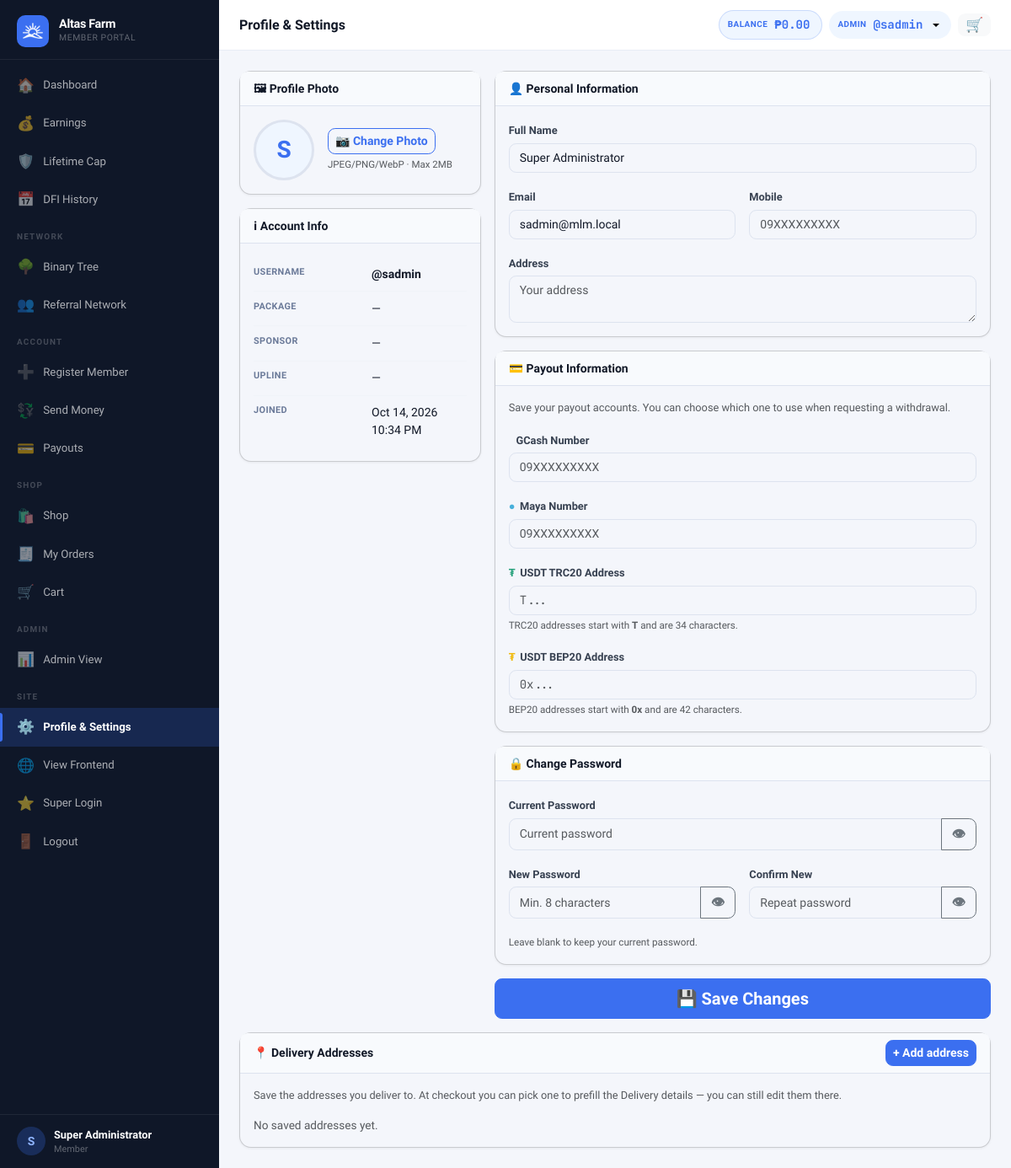
The page /?page=profile (signed in) on the database its author committed.
### tables this page shows
CREATE TABLE settings (
  key_name   VARCHAR(80) NOT NULL PRIMARY KEY,
  value      TEXT        NOT NULL,
  updated_at TIMESTAMP DEFAULT CURRENT_TIMESTAMP ON UPDATE CURRENT_TIMESTAMP
);

CREATE TABLE users (
  id                INT UNSIGNED AUTO_INCREMENT PRIMARY KEY,
  username          VARCHAR(40)  NOT NULL UNIQUE,
  password_hash     VARCHAR(255) NOT NULL,
  role              ENUM('member','admin','superadmin') NOT NULL DEFAULT 'member',
  package_id        INT UNSIGNED NULL,
  reg_code_id           INT UNSIGNED NULL,
  reg_payment_method    ENUM('code','ewallet','pending') NOT NULL DEFAULT 'code',
  reg_paid_by           INT UNSIGNED NULL,

   
  sponsor_id        INT UNSIGNED NULL,
  binary_parent_id  INT UNSIGNED NULL,
  binary_position   ENUM('left','right') NULL,

   
  left_count        INT UNSIGNED NOT NULL DEFAULT 0,
  left_count_paid   INT UNSIGNED NOT NULL DEFAULT 0,
  right_count       INT UNSIGNED NOT NULL DEFAULT 0,
  right_count_paid  INT UNSIGNED NOT NULL DEFAULT 0,
  pairs_paid        INT UNSIGNED NOT NULL DEFAULT 0,
  pairs_flushed     INT UNSIGNED NOT NULL DEFAULT 0,
  pairs_paid_today  INT UNSIGNED NOT NULL DEFAULT 0,   

   
  lifetime_earned       DECIMAL(14,2) NOT NULL DEFAULT 0.00,
  cap_status            ENUM('active','capped','perminact') NOT NULL DEFAULT 'active',
  capping_bypass        TINYINT(1)   NOT NULL DEFAULT 0,
  daily_cap_bypass      TINYINT(1)   NOT NULL DEFAULT 0,
  capped_at             TIMESTAMP NULL,
  last_reactivation_at  TIMESTAMP NULL,
  dfi_days_used         INT UNSIGNED NOT NULL DEFAULT 0,
  dfi_active            TINYINT(1)   NOT NULL DEFAULT 1,
  cd_active             TINYINT(1)   NOT NULL DEFAULT 0,
  ewallet_sent_today      DECIMAL(12,2) NOT NULL DEFAULT 0.00,
  ewallet_sent_this_week  DECIMAL(12,2) NOT NULL DEFAULT 0.00,

   
  full_name         VARCHAR(120) NULL,
  email             VARCHAR(120) NULL,
  mobile            VARCHAR(20)  NULL,
  gcash_number      VARCHAR(20)  NULL,
  maya_number       VARCHAR(20)  NULL,
  usdt_trc20_address VARCHAR(100) NULL,
  usdt_bep20_address VARCHAR(100) NULL,
  address           TEXT         NULL,
  photo             VARCHAR(200) NULL,

  ewallet_balance       DECIMAL(14,2) NOT NULL DEFAULT 0.00,
  withdrawable_balance  DECIMAL(14,2) NOT NULL DEFAULT 0.00,
  status                ENUM('active','suspended','pending','deactivated') NOT NULL DEFAULT 'active',
  joined_at         TIMESTAMP DEFAULT CURRENT_TIMESTAMP,
  last_login        TIMESTAMP NULL,

  FOREIGN KEY (sponsor_id)       REFERENCES users(id) ON DELETE SET NULL,
  FOREIGN KEY (binary_parent_id) REFERENCES users(id) ON DELETE SET NULL,
  FOREIGN KEY (package_id)       REFERENCES packages(id) ON DELETE SET NULL
);

### views/member/profile.php (the view, shortened to what the rows shown need)
<?php require 'views/partials/head.php'; ?>
<?php require 'views/partials/sidebar_member.php'; ?>
<div class="main-content">
  <?php require 'views/partials/topbar.php'; ?>
  <div class="page-content">
    <form method="POST" action="<?= link_to('save_profile') ?>" enctype="multipart/form-data">
      <div class="row g-3">
        <div class="col-12 col-lg-4 d-flex flex-column gap-3">
          <div class="card">
            <div class="card-body d-flex align-items-center gap-3 flex-wrap">
              <div id="avatarWrap" style="width:72px;height:72px;border-radius:50%;overflow:hidden;background:var(--primary-light);display:flex;align-items:center;justify-content:center;font-size:1.75rem;font-weight:700;color:var(--primary);border:3px solid #dde3ef;flex-shrink:0;">
                <?php if ($user['photo']): ?><img id="photoPreview" src="<?= APP_URL ?>/uploads/<?= e($user['photo']) ?>" style="width:100%;height:100%;object-fit:cover;"><?php else: ?><span id="photoInitial"><?= strtoupper(substr($user['username'], 0, 1)) ?></span><?php endif; ?>
              </div>
            </div>
          </div>
          <div class="card">
            <div class="card-body">
              <table class="info-table">
                <tr>
                  <td><strong>@<?= e($user['username']) ?></strong></td>
                </tr>
                <tr>
                  <td>Joined</td>
                  <td><?= fmt_datetime($user['joined_at']) ?></td>
                </tr>
              </table>
            </div>
          </div>
        </div>
        <div class="col-12 col-lg-8 d-flex flex-column gap-3">
          <div class="card">
            <div class="card-body">
              <div class="mb-3"><label class="form-label">Full Name</label><input type="text" name="full_name" class="form-control" value="<?= e($user['full_name'] ?? '') ?>" placeholder="Your full name"></div>
              <div class="row g-3">
                <div class="col-md-6 mb-3"><label class="form-label">Email</label><input type="email" name="email" class="form-control" value="<?= e($user['email'] ?? '') ?>" placeholder="email@example.com"></div>
              </div>
            </div>
          </div>
        </div>
      </div>
    </form>
  </div>
</div>
<?php require 'views/partials/footer.php'; ?>

### views/partials/sidebar_member.php (shortened to what the rows shown need)
<?php
$cp      = current_page();
$user    = Auth::user();
$initial = strtoupper(substr($user['username'] ?? 'U', 0, 1));
$name    = $user['full_name'] ?: ('@' . $user['username']);
$view    = $_GET['view'] ?? '';
$nav = [
  ['page' => 'dashboard', 'icon' => '🏠', 'label' => 'Dashboard',        'pages' => ['dashboard']],
  ['page' => 'earnings',  'icon' => '💰', 'label' => 'Earnings',         'pages' => ['earnings']],
  ['page' => 'cap_status', 'icon' => '🛡️', 'label' => 'Lifetime Cap',     'pages' => ['cap_status']],
  ['page' => 'dfi_history', 'icon' => '📅', 'label' => 'DFI History',      'pages' => ['dfi_history']],
  'SEPARATOR:Network',
];
$hasBinary = Auth::isAdmin() || Package::hasPairing((int)($user['package_id'] ?? 0));
if ($hasBinary) {
  $nav[] = ['page' => 'genealogy&view=binary',  'icon' => '🌳', 'label' => 'Binary Tree',      'pages' => ['genealogy'], 'view' => 'binary'];
}
$nav[] = ['page' => 'genealogy&view=referral', 'icon' => '👥', 'label' => 'Referral Network', 'pages' => ['genealogy'], 'view' => 'referral'];
$nav[] = 'SEPARATOR:Account';
$nav[] = ['page' => 'register&sponsor=' . $user['username'], 'icon' => '➕', 'label' => 'Register Member', 'pages' => ['register']];
$nav[] = ['page' => 'ewallet_transfer', 'icon' => '💱', 'label' => 'Send Money', 'pages' => ['ewallet_transfer']];
$nav[] = ['page' => 'payout',  'icon' => '💳', 'label' => 'Payouts',   'pages' => ['payout']];
$cartBadge = Cart::itemCountForMember((int) ($user['id'] ?? 0));
$nav[] = 'SEPARATOR:Shop';
$nav[] = ['page' => 'shop',        'icon' => '🛍️', 'label' => 'Shop',      'pages' => ['shop']];
$nav[] = ['page' => 'shop_orders', 'icon' => '🧾', 'label' => 'My Orders', 'pages' => ['shop_orders', 'shop_order']];
$nav[] = ['page' => 'cart',        'icon' => '🛒', 'label' => 'Cart',      'pages' => ['cart'], 'badge' => $cartBadge, 'badge_class' => 'sidebar-cart-badge'];
if (Auth::isAdmin()) {
  $nav[] = 'SEPARATOR:Admin';
  $nav[] = ['page' => 'admin', 'icon' => '📊', 'label' => 'Admin View', 'pages' => []];
}
$nav[] = 'SEPARATOR:Site';
$nav[] = ['page' => 'profile', 'icon' => '⚙️', 'label' => 'Profile & Settings', 'pages' => ['profile']];
$nav[] = ['page' => '__frontend__', 'icon' => '🌐', 'label' => 'View Frontend', 'pages' => []];
if (!function_exists('renderSidebarNav')) {
function renderSidebarNav($nav, $cp, $user, $view, $initial, $name)
{ ?>
  <div class="sidebar-brand">
    <div>
      <div class="brand-name"><?= e(setting('site_name', APP_NAME)) ?></div>
      <div class="brand-sub">Member Portal</div>
    </div>
  </div>
  <div class="sidebar-footer">
    <div class="sidebar-user">
      <div class="user-avatar">
        <?php if (!empty($user['photo'])): ?>
          <img src="<?= APP_URL ?>/uploads/<?= e($user['photo']) ?>" alt="">
        <?php else: ?>
          <?= $initial ?>
        <?php endif; ?>
      </div>
      <div class="user-info">
        <div class="user-name"><?= e($name) ?></div>
        <div class="user-role"><?= e($user['package_name'] ?? 'Member') ?></div>
      </div>
    </div>
  </div>
<?php } ?>
<?php }  ?>
<div class="sidebar d-none d-lg-flex flex-column">
  <?php renderSidebarNav($nav, $cp, $user, $view, $initial, $name); ?>
</div>

### views/partials/topbar.php (shortened to what the rows shown need)
<?php
if (isset($_GET['page']) && $_GET['page'] === 'admin_user_view' && !empty($_GET['id']) && Auth::isAdmin()) {
    $topbarUser = getUserById((int)$_GET['id']);
    if (!$topbarUser) {
        flash('error', 'User not found.');
        redirect('/?page=admin_users');
    }
    $walletUser = $topbarUser;
} else {
    $topbarUser = Auth::user();
    $walletUser = Auth::isSuperadmin() ? (User::find(Auth::actingAdminId()) ?: $topbarUser) : $topbarUser;
}
$topbarBalance = fmt_money($walletUser['ewallet_balance'] ?? 0);
$isMember      = ($topbarUser['role'] ?? '') === 'member';
?>
<div class="topbar-wrapper no-print">
    <div class="d-flex align-items-center gap-2">
        <?php if ($isMember || Auth::isSuperadmin()): ?>
            <div class="topbar-balance d-none d-sm-flex">
                <span class="bal-label">Balance</span>
                <span class="bal-amount" id="topbarBalance"><?= $topbarBalance ?></span>
            </div>
        <?php endif; ?>
        <div class="dropdown">
            <button class="topbar-balance border-0 dropdown-toggle" type="button"
                data-bs-toggle="dropdown" aria-expanded="false"
                title="<?= e($topbarUser['username'] ?? '') ?>" style="cursor:pointer;">
                <span class="bal-label"><?= Auth::isAdmin() ? 'Admin' : 'User' ?></span>
                <span class="bal-amount">@<?= e($topbarUser['username'] ?? '') ?></span>
            </button>
        </div>
    </div>
</div>

### rows shown on the page
settings: value "Altas Farm"
users: username "S", full_name "Super Administrator", username "sadmin", joined_at "Oct 14, 2026 10:34 PM", email "sadmin@mlm.local"
users: ewallet_balance "₱0.00"

### other values the page prints
$item['icon'] "🏠"
$item['label'] "Dashboard"
$item['icon'] "💰"
$item['label'] "Earnings"
$item['icon'] "🛡️"
$item['label'] "Lifetime Cap"
$item['icon'] "📅"
$item['label'] "DFI History"
substr($item, 10) "NETWORK"
$item['icon'] "🌳"
$item['label'] "Binary Tree"
$item['icon'] "👥"
$item['label'] "Referral Network"
substr($item, 10) "ACCOUNT"
$item['icon'] "➕"
